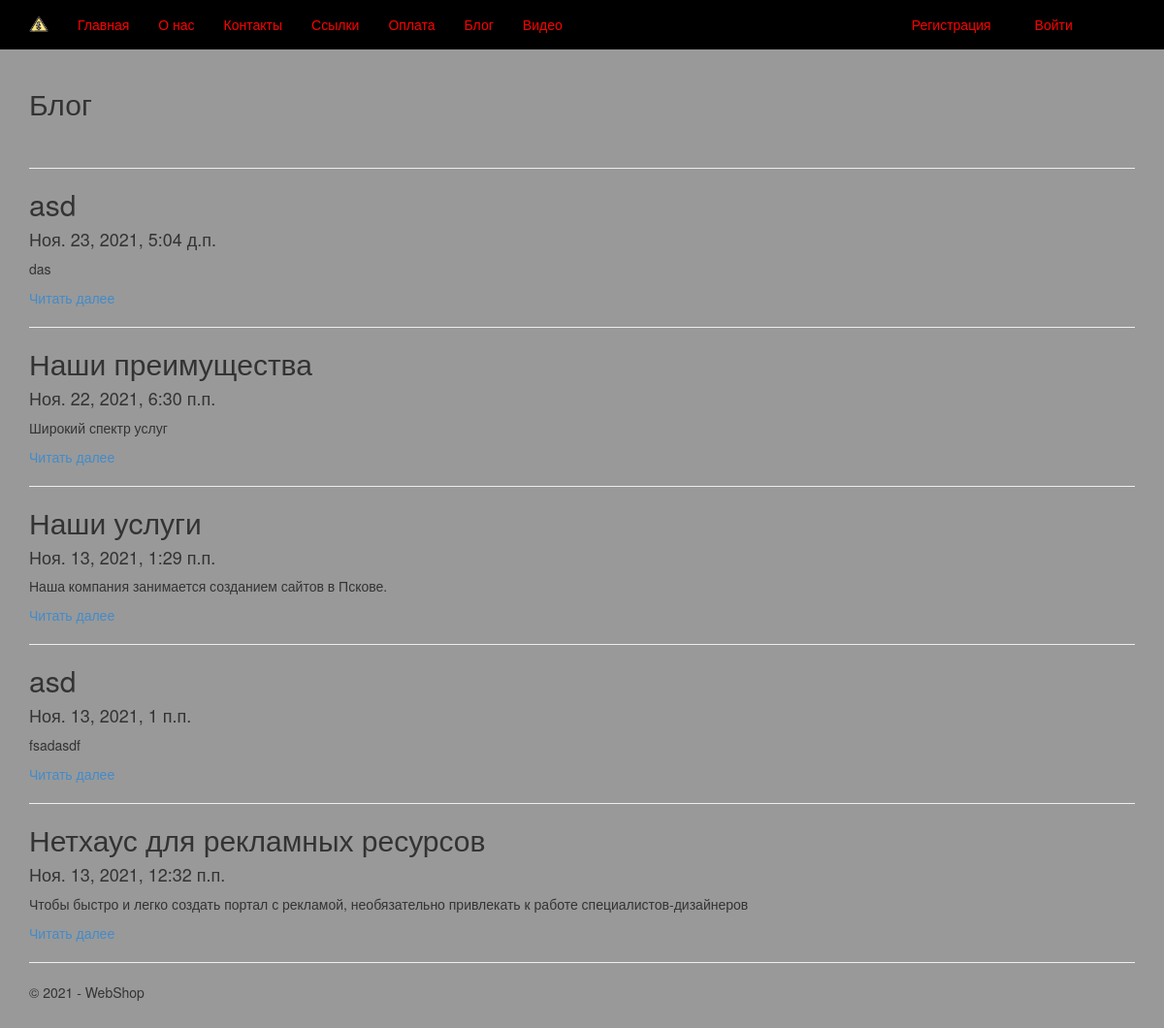
/blog, run on an earlier commit of the app's database.
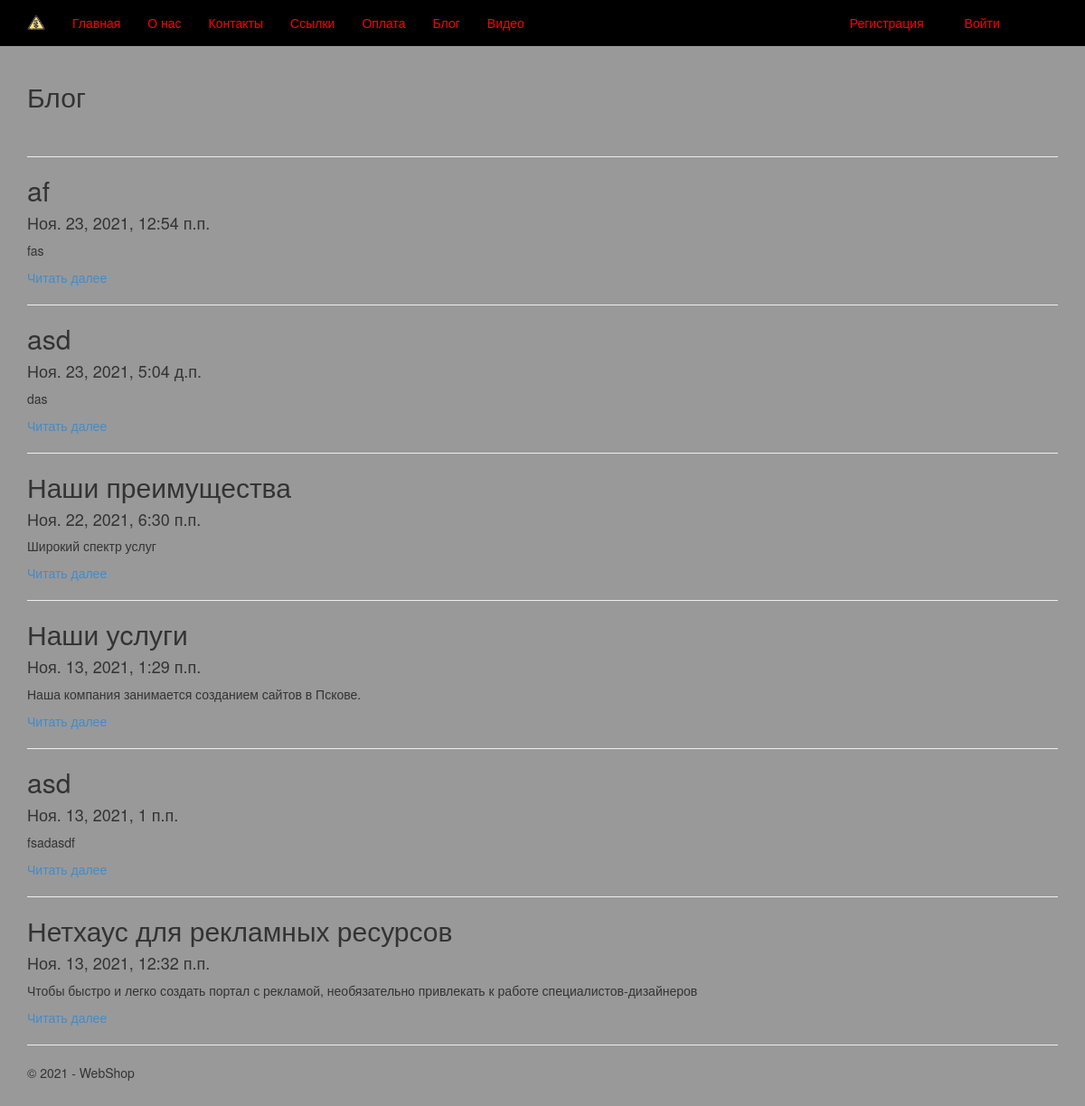
And on a later commit of the database.
### app/models.py (models this page shows, shortened)
class Blog (models.Model):
    title = models.CharField(max_length = 100, unique_for_date = "posted", verbose_name = "Зоголовок")
    descripsion = models.TextField(verbose_name = "Краткое содержание")
    content = models.TextField(verbose_name = "Полное содержание")
    posted = models.DateTimeField(default = datetime.now(), db_index = True, verbose_name = "Опубликована")
    image = models.FileField(default = "temp.jpg", verbose_name = "Путь к картинке")
    class Meta:
        db_table = "Posts"
        ordering = ["-posted"]
        verbose_name = "статья блога"
        verbose_name_plural = "статьи блога"

### app/views.py (the view)
# urls.py: url(r'^blog$', app.views.blog, name='blog'),
def blog(request):
    assert isinstance(request, HttpRequest)
    posts = Blog.objects.all() # запрос на выбор всех статей блога из модели
    return render(
    request,
    'app/blog.html',
        {
        'title':'Блог',
        'posts': posts, # передача списка статей в шаблон веб-страницы
        'year':datetime.now().year,
        }
    )

### app/templates/app/blog.html
﻿{% extends "app/layout.html" %}
{% block content %}
<h2>{{ title }}</h2> <br />
{% for post in posts %}
<hr/>
<div class="">
<h2> {{post.title}} </h2>
<h4> {{post.posted}} </h4>
<p> {{post.descripsion}} </p>
    <p><a href="{% url 'blogpost' parametr=post.id %}"> Читать далее </a> </p>
</div>
{% endfor %}
{% endblock %}

### app/templates/app/layout.html (shortened to what this page needs)
﻿<!DOCTYPE html>
<html>
<head>
    {% load staticfiles %}
    <link rel="stylesheet" type="text/css" href="{% static 'app/content/bootstrap.css' %}" />
    <link rel="stylesheet" type="text/css" href="{% static 'app/content/site.css' %}" />
</head>
<body>
    <div class="navbar navbar-inverse navbar-fixed-top">
        <div class="container">
            <div class="navbar-header">
                <a href="/" class="navbar-brand"> <img src="{% static 'app/content/logo.png' %}" alt="logo" /> </a>
            </div>
            <div class="navbar-collapse collapse">
                <ul class="nav navbar-nav">
                    <li><a href="{% url 'home' %}">Главная</a></li>
                    <li><a href="{% url 'about' %}">О нас</a></li>
                    <li><a href="{% url 'contact' %}">Контакты</a></li>
                    <li><a href="{% url 'links' %}">Ссылки</a></li>
					<li><a href="{% url 'purchase' %}">Оплата</a></li>
                    <li><a href="{% url 'blog' %}">Блог</a></li>
                    <li><a href="{% url 'videopost' %}">Видео</a></li>
                {% include 'app/loginpartial.html' %}
                {% if not user.is_authenticated %}
                <li class="nav navbar-nav navbar-right"><a style="margin-left:330px; margin-right:30px;" href="{% url 'registration' %}">Регистрация</a></li>
                {% endif %}
                </ul>
            </div>
        </div>
    </div>
    <div class="container body-content">
{% block content %}{% endblock %}
        <hr/>
        <footer>
            <p>&copy; {{ year }} - WebShop</p>
        </footer>
    </div>
</body>
</html>

### app/templates/app/loginpartial.html
{% if user.is_authenticated %}
<form id="logoutForm" action="/logout" method="post" class="navbar-right">
    {% csrf_token %}
    <ul class="nav navbar-nav navbar-right" style="margin-left:163px; margin-right:30px;">
        <li><span class="navbar-brand">Здравствуйте, {{ user.username }}!</span></li>
        <li><a href="javascript:document.getElementById('logoutForm').submit()">Выход</a></li>
    </ul>
</form>
{% else %}
<ul class="nav navbar-nav navbar-right">
    <li><a href="{% url 'login' %}">Войти</a></li>
</ul>
{% endif %}

### app/static/app/content/site.css (style rules this page uses)
.navbar-brand { display: flex; height: 50px; }
body { padding-top: 50px; padding-bottom: 20px; }
.body-content { padding-left: 15px; padding-right: 15px; }

What changed in the data, as far as the page shows it:
added Blog: title "af", posted "Ноя. 23, 2021, 12:54 п.п.", descripsion "fas"
